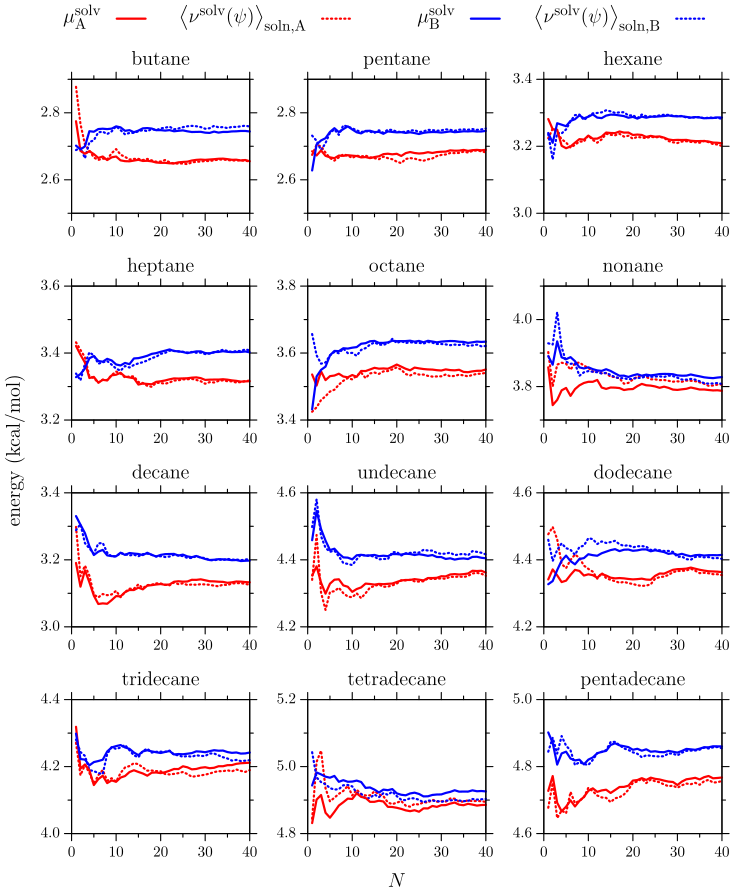

gnuplot code for this plot:
reset
#end to end distance distribution function ( butane decane pentadecane)
set style line 1 lt 8 lc rgb "black" lw 2
set linestyle 1 lc rgb "black" lw 4
set linestyle 2 lc rgb "forest-green" lw 4

set linestyle 3 lc rgb "red" lw 4
set linestyle 4 lc rgb "red" lw 3
set linestyle 5 lc rgb "red" lw 3
set linestyle 6 lc rgb "dark-red" lw 5

set linestyle 7 lc rgb "blue" lw 3
set linestyle 8 lc rgb "blue" lw 3
set linestyle 9 lc rgb "blue" lw 3 dt (1,1)
set linestyle 10 lc rgb "midnight-blue" lw 5 dt 3

set linestyle 10 lw 1 pt 4 ps 0.9 lc rgb "midnight-blue"

set terminal tikz createstyle color size 180mm,210mm
set output "figureS2_plt.tex"

set border lw 2
set key nobox
set key maxrows 1 outside center top vertical width 2 font ",15" samplen 2 spacing 2.5
set margin 7,1,1,5

set tics out
set format y "%.1f"
set yrange[2.5:2.9]
set xrange[0:40]
set ytics 0.2 offset 1,0
set mytics 2
set tics font ",11"
set xtics 10
set mxtics 2
set ylabel "energy (kcal/mol)" font ",15" offset -1,-25
set style fill solid 0.8 noborder
set multiplot layout 4,3 spacing 0.2
array tit[6] = ["$\\mu^\\text{solv}_\\text{A}$","$\\mu^\\text{solv}_\\text{B}$","$\\ev{\\nu^\\text{solv}(\\psi)}_\\text{soln,A}$","$\\ev{\\nu^\\text{solv}(\\psi)}_\\text{soln,B}$","$\\ev{\\nu^\\text{solv}(\\psi)}_\\text{iso}$","Flexible BAR"]
set title "butane" font ",15" offset 0,-0.5
plot "04alk/a.dat" u 1:5 every ::0::200 w l dt (0.5,1.5) lw 4 lc rgb "red" title tit[3] at 0.41,1 ,\
     "04alk/b.dat" u 1:5 every ::0::200 w l lw 4 dt (0.5,1.5) lc rgb "blue" title tit[4] at 0.91,1,\
     "04alk/a.dat" u 1:2 every ::0::200 w l lw 4 lc rgb "red" title tit[1] at 0.12,1,\
     "04alk/b.dat" u 1:2 every ::0::200 w l lw 4 lc rgb "blue" title tit[2] at 0.62,1
unset ylabel
#set yrange[-9.6:-7.6]
set title "pentane" font ",15" offset 0,-0.5
plot "05alk/a.dat" u 1:5 every ::0::200 w l lw 4 dt (0.5,1.5) lc rgb "red" notitle ,\
     "05alk/b.dat" u 1:5 every ::0::200 w l lw 4 dt (0.5,1.5) lc rgb "blue" notitle ,\
     "05alk/a.dat" u 1:2 every ::0::200 w l lw 4 lc rgb "red" notitle,\
     "05alk/b.dat" u 1:2 every ::0::200 w l lw 4 lc rgb "blue" notitle
set yrange[3:3.4]
set title "hexane" font ",15" offset 0,-0.5
plot "06alk/a.dat" u 1:5 every ::0::200 w l lw 4 dt (0.5,1.5) lc rgb "red" notitle  ,\
     "06alk/b.dat" u 1:5 every ::0::200 w l lw 4 dt (0.5,1.5) lc rgb "blue" notitle ,\
     "06alk/a.dat" u 1:2 every ::0::200 w l lw 4 lc rgb "red" notitle,\
     "06alk/b.dat" u 1:2 every ::0::200 w l lw 4 lc rgb "blue" notitle 
set yrange[3.2:3.6]
set title "heptane" font ",15" offset 0,-0.5
plot "07alk/a.dat" u 1:5 every ::0::200 w l lw 4 dt (0.5,1.5) lc rgb "red" notitle  ,\
     "07alk/b.dat" u 1:5 every ::0::200 w l lw 4 dt (0.5,1.5) lc rgb "blue" notitle ,\
     "07alk/a.dat" u 1:2 every ::0::200 w l lw 4 lc rgb "red" notitle,\
     "07alk/b.dat" u 1:2 every ::0::200 w l lw 4 lc rgb "blue" notitle 
set yrange[3.4:3.8]
set title "octane" font ",15" offset 0,-0.5
plot "08alk/a.dat" u 1:5 every ::0::200 w l lw 4 dt (0.5,1.5) lc rgb "red" notitle  ,\
     "08alk/b.dat" u 1:5 every ::0::200 w l lw 4 dt (0.5,1.5) lc rgb "blue" notitle ,\
     "08alk/a.dat" u 1:2 every ::0::200 w l lw 4 lc rgb "red" notitle,\
     "08alk/b.dat" u 1:2 every ::0::200 w l lw 4 lc rgb "blue" notitle 
set yrange[3.7:4.1]
set title "nonane" font ",15" offset 0,-0.5
plot "09alk/a.dat" u 1:5 every ::0::200 w l lw 4 dt (0.5,1.5) lc rgb "red" notitle  ,\
     "09alk/b.dat" u 1:5 every ::0::200 w l lw 4 dt (0.5,1.5) lc rgb "blue" notitle ,\
     "09alk/a.dat" u 1:2 every ::0::200 w l lw 4 lc rgb "red" notitle,\
     "09alk/b.dat" u 1:2 every ::0::200 w l lw 4 lc rgb "blue" notitle 
set yrange[3:3.4]
set title "decane" font ",15" offset 0,-0.5
plot "10alk/a.dat" u 1:5 every ::0::200 w l lw 4 dt (0.5,1.5) lc rgb "red" notitle  ,\
     "10alk/b.dat" u 1:5 every ::0::200 w l lw 4 dt (0.5,1.5) lc rgb "blue" notitle ,\
     "10alk/a.dat" u 1:2 every ::0::200 w l lw 4 lc rgb "red" notitle,\
     "10alk/b.dat" u 1:2 every ::0::200 w l lw 4 lc rgb "blue" notitle 
set yrange[4.2:4.6]
set title "undecane" font ",15" offset 0,-0.5
plot "11alk/a.dat" u 1:5 every ::0::200 w l lw 4 dt (0.5,1.5) lc rgb "red" notitle  ,\
     "11alk/b.dat" u 1:5 every ::0::200 w l lw 4 dt (0.5,1.5) lc rgb "blue" notitle ,\
     "11alk/a.dat" u 1:2 every ::0::200 w l lw 4 lc rgb "red" notitle,\
     "11alk/b.dat" u 1:2 every ::0::200 w l lw 4 lc rgb "blue" notitle
set yrange[4.2:4.6]
set title "dodecane" font ",15" offset 0,-0.5
plot "12alk/a.dat" u 1:5 every ::0::200 w l lw 4 dt (0.5,1.5) lc rgb "red" notitle  ,\
     "12alk/b.dat" u 1:5 every ::0::200 w l lw 4 dt (0.5,1.5) lc rgb "blue" notitle ,\
     "12alk/a.dat" u 1:2 every ::0::200 w l lw 4 lc rgb "red" notitle,\
     "12alk/b.dat" u 1:2 every ::0::200 w l lw 4 lc rgb "blue" notitle
set yrange[4.0:4.4]
set title "tridecane" font ",15" offset 0,-0.5
plot "13alk/a.dat" u 1:5 every ::0::200 w l lw 4 dt (0.5,1.5) lc rgb "red" notitle  ,\
     "13alk/b.dat" u 1:5 every ::0::200 w l lw 4 dt (0.5,1.5) lc rgb "blue" notitle ,\
     "13alk/a.dat" u 1:2 every ::0::200 w l lw 4 lc rgb "red" notitle,\
     "13alk/b.dat" u 1:2 every ::0::200 w l lw 4 lc rgb "blue" notitle
set yrange[4.8:5.2]
set xlabel "$N$" font ",15" offset 0,-1
set title "tetradecane" font ",15" offset 0,-0.5
plot "14alk/a.dat" u 1:5 every ::0::200 w l lw 4 dt (0.5,1.5) lc rgb "red" notitle  ,\
     "14alk/b.dat" u 1:5 every ::0::200 w l lw 4 dt (0.5,1.5) lc rgb "blue" notitle ,\
     "14alk/a.dat" u 1:2 every ::0::200 w l lw 4 lc rgb "red" notitle,\
     "14alk/b.dat" u 1:2 every ::0::200 w l lw 4 lc rgb "blue" notitle
set yrange[4.6:5]
unset xlabel
set title "pentadecane" font ",15" offset 0,-0.5
plot "15alk/a.dat" u 1:5 every ::0::200 w l lw 4 dt (0.5,1.5) lc rgb "red" notitle  ,\
     "15alk/b.dat" u 1:5 every ::0::200 w l lw 4 dt (0.5,1.5) lc rgb "blue" notitle ,\
     "15alk/a.dat" u 1:2 every ::0::200 w l lw 4 lc rgb "red" notitle,\
     "15alk/b.dat" u 1:2 every ::0::200 w l lw 4 lc rgb "blue" notitle
